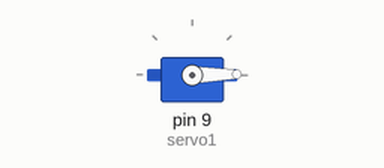
Simulated run of this sketch. Board: Arduino Uno, built with avr-gcc and run on an emulated ATmega328P. On the bench: servo.

Above: at 0.05 s.
At 2.95 s:
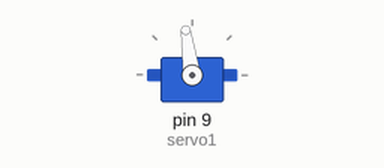
At 5.9 s:
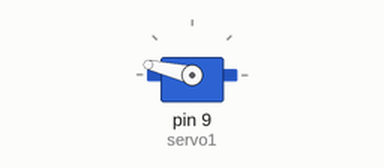
At 11.8 s:
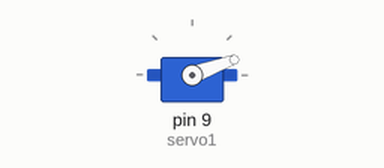
Timing chart, 0 to 16.4 s (numbered marks = the images above):
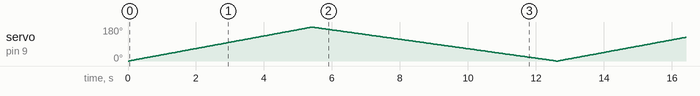

The sketch:

ArduinoServomotor.ino
```cpp
#include<Servo.h>

int servo1 = 9; //servo es una palabra reservada, no la podemos usar como nombre de variable

//Se le dice que hay un Servo que esta conectado en el pin llamado servo
Servo servo; //Esta es una función de la librería

//Luego debemos darle un ángulo inicial
int angulo = 0; //Donde vamos a guardar el ángulo.

void setup() {

//vamos a utilizar una función de la librería servo
servo.attach(servo1); //De nuestro objeto servo le decimos que agarre la función de attach,
                      // que significa asignar, y le vamos a asignar el servo al pin 9

//Ahora el microcontrolador sabe que tiene conectado un servomotor en el pin 9 gracias a la librería servo.h

}

void loop() {
// Arduino usa Lenguaje: C/C++ (una versión simplificada y adaptada para Arduino).
//la estructura for en Arduino se escribe igual que en C, tenemos que declarar
//una variable inicial que tenemos que va a ser angulo y va inicializarse en 0
//como segundo atributo del ciclo for la condición que angulo sea menor que 180
//Y luego le voy a decir que incremente angulo de uno en uno.

for(angulo = 0; angulo < 180; angulo++){ //incrementa de 1 en 1

//No se lo hemos escrito al pin de salida. Hay que decirle al pin de salida que se lo ponga en ese ángulo.
// Y eso lo vamos a hacer con la función servo.write

servo.write(angulo);
delay(30); //Le damos un delay para que se espere en lo que pasa al siguiente ángulo. 30ms
}
//Como el primer for termina con angulo cerca de 180, el segundo debe comenzar desde ahí:
for(angulo = 179; angulo >= 0; angulo--){ //disminuye de 1 en 1

//No se lo hemos escrito al pin de salida. Hay que decirle al pin de salida que se lo ponga en ese ángulo.
// Y eso lo vamos a hacer con la función servo.write

servo.write(angulo);
delay(40); //Le damos un delay para que se espere en lo que pasa al siguiente ángulo. 30ms
}

}
```
